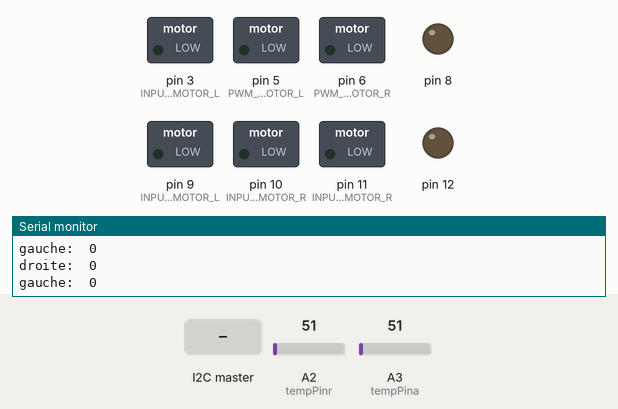
Recording of a sketch running on a simulated Arduino Nano, built with avr-gcc and run on an emulated ATmega328P. Parts: switched loads named in the sketch (green lamp = pin HIGH), output pins drawn as LEDs (lit = HIGH), the last lines printed to the serial monitor. The test bench sets the inputs (shaded band); at power-on: A2 (tempPinr) = 51, A3 (tempPina) = 51.

Above: at 1.2 s.
1.3 s: the I2C master sends the byte 1
At 2.1 s:
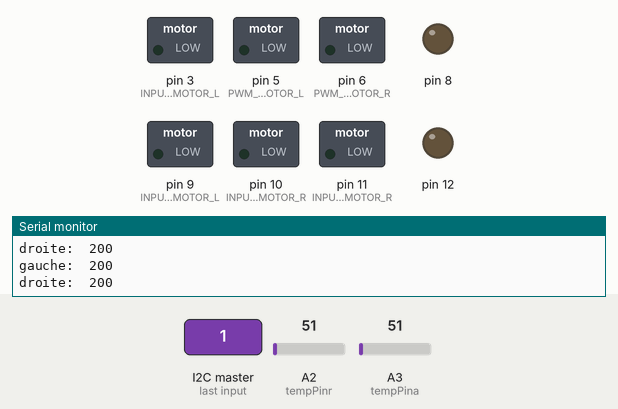
2.8 s: A2 (tempPinr) set to 68
5.8 s: A2 (tempPinr) set to 79
At 6.3 s:
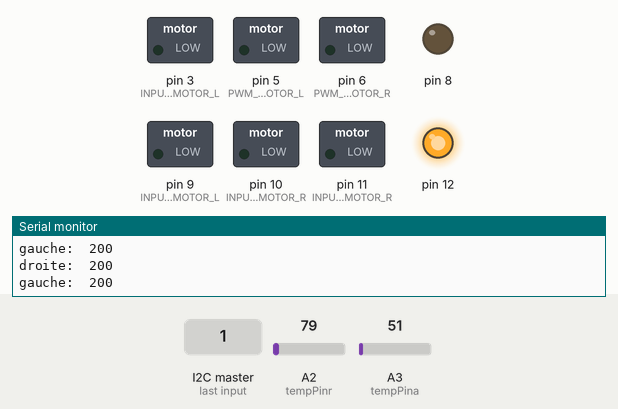
7.3 s: A3 (tempPina) set to 70
10.3 s: A3 (tempPina) set to 78
At 11.5 s:
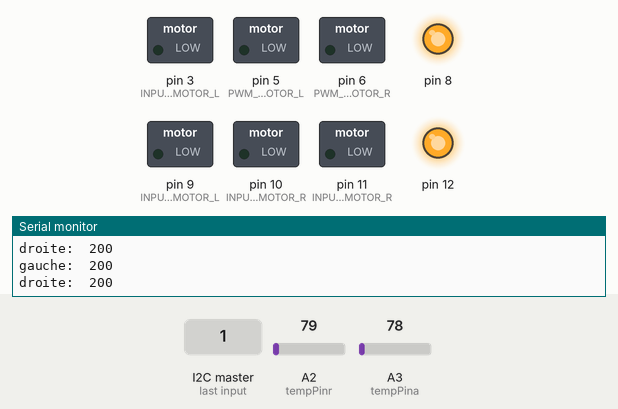
11.8 s: the I2C master sends the byte 0
At 13.1 s:
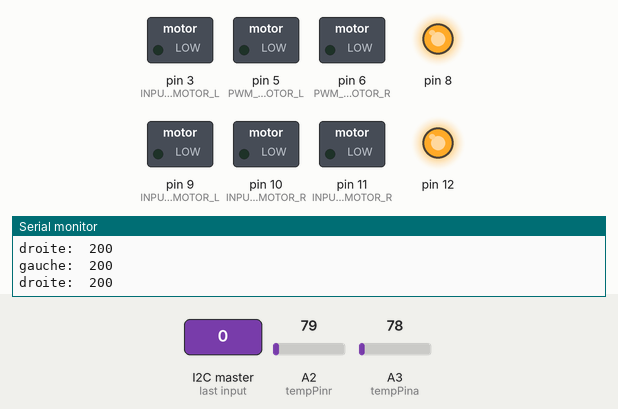
Timing chart, 0 to 14.3 s (numbered marks = the images above; inputs shaded):
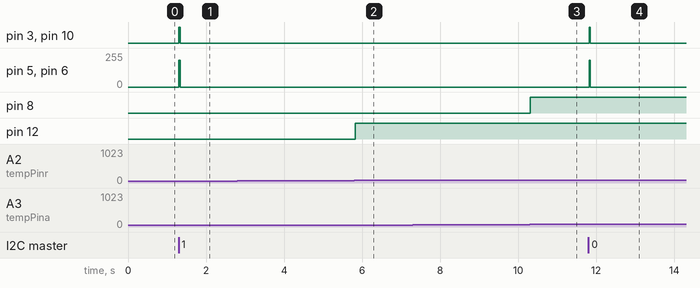

The sketch:

test_roue_servo_encodeur.ino
```cpp
// Code de l'Arduino Nano gérant le PWM des moteurs du chevalier
// Nathan Lovo // édité par Domminique Humbert
// 23.05.2017 // 01.05.18
// Ce qu'il reste à ajouter dans le code :
/*
   Le pwm qui part de ~70 à 255 plutôt que de 0 à 255
   Vérifier les fonctions turn right / turn left si elles sont correctes
   Ajouter l'I2C

   Penser à l'attaque "charge" :
    - limiter le pmw pour qu'il n'aille pas au-delà de 180 p.ex.
    - état de la charge à envoyer du master à ce code
    - sitôt que la charge est à 1 => pwm à 255
    - charge à 0 => redéfinition des limites du pwm

*/


#include <Wire.h>
#include "pwmfrequency.h"

#include "math.h"

#define PWM_OUTPUT_MOTOR_L 5 // Pin 4 où sort le pwm du moteur 2
#define INPUT_4_MOTOR_L    3  // Pin 9 pour un sens
#define INPUT_3_MOTOR_L    9  // Pin 3 pour l'autre sens

#define PWM_OUTPUT_MOTOR_R 6 // Pin 7 où sort le pwm du moteur 1
#define INPUT_2_MOTOR_R    10  // Pin 10 pour un sens
#define INPUT_1_MOTOR_R    11  // Pin 11 pour l'autre sens

// Définition des différents mouvements que le robot peut faire
#define TURN_AROUND_LEFT  1 //Tourne sur lui-même sens antihoraire
#define TURN_LEFT         2 //Tourne à gauche
#define RETREAT_LEFT      3 //Recule à gauche
#define FORWARD           4 //Avance tout droit
#define BACKWARDS         5 //Recule tout droit
#define TURN_RIGHT        6 //Tourne à droite
#define RETREAT_RIGHT     7 //Recule à droite
#define TURN_AROUND_RIGHT 8 // Tourne sur lui-même sens horaire

#define PWM_MIN 50
#define PWM_MAX 200
#define PWM_AROUND 150

#define ADRESSE_ROUE 19
#define ADRESSE_SERVO 20

#define CODEUR1_PIN A1
#define CODEUR2_PIN A0


bool codeur_old[2] = {LOW, LOW};
int distanceRoue = 26; //distance entre les deur roues
int diametre = 6; // diamètre des roues
float positionAngle = 0;
float positionX = 0;
float positionY = 0;

//------------Contrôle de la température-------//
int valr;
int tempPinr = A2;
int vall;
int tempPina = A3;


//------------Variables reçues par I2C---------//

int x = 0;     //Position x du joystick
int y = 0;     //Position y du joystick

bool variableRecu = 0;
bool pauseState = 1; //État "en pause/en jeu"
int adresseMaitre = 0;

//---------------------------------------------//


long int transf_x = 0; //Position x après conversion
long int transf_y = 0; //Position y après conversion

unsigned int angle;

unsigned int pwm_left = 0;  //Varie entre 0 et 255 pour fournir un PWM au moteur
unsigned int pwm_right = 0; //Varie entre 0 et 255 pour fournir un PWM au moteur

float pwm_leftAngle = 0;  //Angle du vecteur allant de (0;0) à la position (transf_x;transf_y)
float pwm_rightAngle = 0; // 180°- pwm_leftAngle
//Cela permet de connaître le degré d'inclinaison du joystick, afin de

float deltaAngle = 0; // = angle aigu/angle obtus pour connaître un rapport (à voir si on garde ou pas)

int setDirection = 0; // Variable d'état de

void setup() {

  Serial.begin(9600);   //Serial port for de bugging

  Wire.begin(ADRESSE_ROUE);
  Wire.onReceive(receiveEvent);

  //Moteur droite
  pinMode(PWM_OUTPUT_MOTOR_R,      OUTPUT);
  pinMode(INPUT_1_MOTOR_R,         OUTPUT);
  pinMode(INPUT_2_MOTOR_R,         OUTPUT);
  //Input 1 et 2 : pont en H du moteur droite

  //Moteur gauche
  pinMode(PWM_OUTPUT_MOTOR_L,      OUTPUT);
  pinMode(INPUT_3_MOTOR_L,         OUTPUT);
  pinMode(INPUT_4_MOTOR_L,         OUTPUT);
  //Input 3 et 4 : pont en H du moteur droite

  digitalWrite(INPUT_1_MOTOR_R,    LOW);
  digitalWrite(INPUT_2_MOTOR_R,    LOW);
  digitalWrite(INPUT_3_MOTOR_L,    LOW);
  digitalWrite(INPUT_4_MOTOR_L,    LOW);
  //Les deux ponts en H sont en HIGH et HIGH => bloqués

  pinMode (8, OUTPUT);
  pinMode (12, OUTPUT);
  pinMode (A2, INPUT);
  pinMode (A3, INPUT);
  digitalWrite(2, LOW); //Eteint la led d'urgence

  //Démarage des ventilateurs

  pinMode (4, INPUT);//désactivation de pin
  pinMode (5, INPUT);//désactivation de pin


  Serial.begin(9600);
}


void convertToMotor(int x, int y)
{
  //Transforme le système de coordonnées du joystick de manière à ce que le point (0;0) soit au centre.
  transf_x = (512 - x);
  transf_y = (y - 512);
}

void checkDirection()
{
  if (adresseMaitre != ADRESSE_SERVO)
    angle = round((float)atan2(transf_y, transf_x) * 180 / 3.14); // angle de -180° à 180°
  //Serial.println(angle);

  if (angle >= 170 && angle <= -170)
  {
    setDirection = TURN_AROUND_LEFT;
    //Serial.println("   Turn around left");
  }
  else if (angle < 170 && angle >= 90)
  {
    setDirection = TURN_LEFT;
    // //Serial.println("   Turn left");
  }
  else if (angle > -170 && angle <= -90)
  {
    setDirection = RETREAT_LEFT;
    // //Serial.println("   Retreat left");
  }
  else if (angle < 90 && angle > 10)
  {
    setDirection = TURN_RIGHT;
    //  //Serial.println("   Turn right");
  }
  else if (angle > -90 && angle < -10)
  {
    setDirection = RETREAT_RIGHT;
    // //Serial.println("   Retreat right");
  }
  else if (angle > -10 && angle < 10)
  {
    setDirection = TURN_AROUND_RIGHT;
    //Serial.println("TURN_AROUND_RIGHT");
  }

}

void setPWM() // Fonction appelée après l'attribution de setDirection
{
  //Serial.print(setDirection);
  switch (setDirection)
  {
    case TURN_AROUND_LEFT:

      pwm_left = PWM_AROUND;
      pwm_right = pwm_left; //Même valeur de pwm dans les 2 moteurs pour que le robot tourne sur lui-même
      limitPWM(); // Vérifie si les valeurs de pwm ne dépassent pas 255

      digitalWrite(INPUT_1_MOTOR_R,    LOW);
      digitalWrite(INPUT_2_MOTOR_R,    HIGH);
      digitalWrite(INPUT_3_MOTOR_L,    HIGH);
      digitalWrite(INPUT_4_MOTOR_L,    LOW);

      analogWrite(PWM_OUTPUT_MOTOR_L, pwm_left);
      analogWrite(PWM_OUTPUT_MOTOR_R, pwm_right);

      break;

    case TURN_LEFT:

      pwm_right = PWM_MAX;
      pwm_left = pwm_right - round((float)(angle - 90) / 90 * pwm_right);
      limitPWM();

      digitalWrite(INPUT_1_MOTOR_R,    HIGH);
      digitalWrite(INPUT_2_MOTOR_R,    LOW);
      digitalWrite(INPUT_3_MOTOR_L,    HIGH);
      digitalWrite(INPUT_4_MOTOR_L,    LOW);

      analogWrite(PWM_OUTPUT_MOTOR_L, pwm_right);
      analogWrite(PWM_OUTPUT_MOTOR_R, pwm_left);

      break;

    case RETREAT_LEFT:

      pwm_right = PWM_MAX;
      pwm_left = pwm_right + round((float)(angle + 90) / 90 * pwm_right);
      limitPWM();

      digitalWrite(INPUT_1_MOTOR_R,    LOW);
      digitalWrite(INPUT_2_MOTOR_R,    HIGH);
      digitalWrite(INPUT_3_MOTOR_L,    LOW);
      digitalWrite(INPUT_4_MOTOR_L,    HIGH);

      analogWrite(PWM_OUTPUT_MOTOR_L, pwm_right);
      analogWrite(PWM_OUTPUT_MOTOR_R, pwm_left);

      break;

    case TURN_RIGHT:

      pwm_left = PWM_MAX;
      pwm_right = round((float)angle / 90 * pwm_left);
      limitPWM();

      digitalWrite(INPUT_1_MOTOR_R,    HIGH);
      digitalWrite(INPUT_2_MOTOR_R,    LOW);
      digitalWrite(INPUT_3_MOTOR_L,    HIGH);
      digitalWrite(INPUT_4_MOTOR_L,    LOW);

      analogWrite(PWM_OUTPUT_MOTOR_L, pwm_right);
      analogWrite(PWM_OUTPUT_MOTOR_R, pwm_left);

      break;

    case RETREAT_RIGHT:

      pwm_left = PWM_MAX;
      pwm_right = abs(round((float)angle / 90 * pwm_left));
      limitPWM();

      digitalWrite(INPUT_1_MOTOR_R,    LOW);
      digitalWrite(INPUT_2_MOTOR_R,    HIGH);
      digitalWrite(INPUT_3_MOTOR_L,    LOW);
      digitalWrite(INPUT_4_MOTOR_L,    HIGH);

      analogWrite(PWM_OUTPUT_MOTOR_L, pwm_right);
      analogWrite(PWM_OUTPUT_MOTOR_R, pwm_left);

      break;

    case TURN_AROUND_RIGHT:

      pwm_left = PWM_AROUND;
      pwm_right = pwm_left; //Même valeur de pwm dans les 2 moteurs pour que le robot tourne sur lui-même
      limitPWM();

      digitalWrite(INPUT_1_MOTOR_R,    HIGH);
      digitalWrite(INPUT_2_MOTOR_R,    LOW);
      digitalWrite(INPUT_3_MOTOR_L,    LOW);
      digitalWrite(INPUT_4_MOTOR_L,    HIGH);

      analogWrite(PWM_OUTPUT_MOTOR_L, pwm_left);
      analogWrite(PWM_OUTPUT_MOTOR_R, pwm_right);

      break;
  }
}

void limitPWM()
{
  if (pwm_left > PWM_MAX)
  {
    ////Serial.print("PWM TOO HIGH : ");
    ////Serial.println(pwm_left);
    pwm_left = PWM_MAX;
  }
  if (pwm_right > PWM_MAX)
  {
    //Serial.print("PWM TOO HIGH : ");
    //Serial.println(pwm_right);
    pwm_right = PWM_MAX;
  }
}

void encodeur()
{
  float deltaDistance[3]; //Distances parcourues pour la roue droite(1), gauche(0) et totale(2)
  int codeur_new[2] = {digitalRead(CODEUR1_PIN), digitalRead(CODEUR2_PIN)};
  bool mouvement = LOW;
  float deltaAngle, deltaX, deltaY;
  //Serial.println(codeur_new[0]);
  for (int i = 0; i < 2; i++)
  {
    if (codeur_new[i] == HIGH && codeur_old[i] == LOW)
    {
      Serial.println("trou");
      deltaDistance[i] = PI * diametre / 20;
      mouvement = HIGH;
    }
    codeur_old[i] = codeur_new[i];
  }
  if (mouvement)
  {
    deltaDistance[2] = (deltaDistance[0] + deltaDistance[1]) / 2;
    deltaAngle = (deltaDistance[0] - deltaDistance[1]) / distanceRoue;
    deltaX = deltaDistance[2] * sin(positionAngle + deltaAngle / 2);
    deltaY = deltaDistance[2] * cos(positionAngle + deltaAngle / 2);
    positionAngle +=  deltaAngle;
    positionX +=  deltaX;
    positionY += deltaY;
    mouvement = LOW;
    Serial.println(positionX);
    Serial.println(positionY);
    Serial.println();
  }
  else
  {
    deltaDistance[0] = 0;
    deltaDistance[1] = 0;
  }
}

void limitePosition()
{
  int rayon = 300; //3 m
  int xMax = cos(positionAngle) * rayon;
  int yMax = sin(positionAngle) * rayon;
  if (positionX > xMax || positionY > yMax)
 {

      digitalWrite(INPUT_1_MOTOR_R,    LOW);
      digitalWrite(INPUT_2_MOTOR_R,    HIGH);
      digitalWrite(INPUT_3_MOTOR_L,    LOW);
      digitalWrite(INPUT_4_MOTOR_L,    HIGH);

      analogWrite(PWM_OUTPUT_MOTOR_L, PWM_MAX);
      analogWrite(PWM_OUTPUT_MOTOR_R, PWM_MAX);
 }
}

void loop()
{

  Serial.print ("gauche:\t");
  Serial.println (pwm_left);
  Serial.print ("droite:\t");
  Serial.println (pwm_right);


  valr = analogRead(tempPinr);
  int mvr = ( valr / 1024.0) * 5000;
  int celr = mvr / 10;

  // Serial.println (celr);
  if (celr > 35) {
    digitalWrite (12, HIGH);
  }
  else {
    digitalWrite (12, LOW);
  }

  vall = analogRead(tempPina);
  int mva = ( vall / 1024.0) * 5000;
  int cela = mva / 10;
  //  Serial.println (cela);

  if (cela > 35) {
    digitalWrite (2, HIGH);
    digitalWrite (8, HIGH);
    //digitalWrite (12, HIGH); //Allume les ventilateurs
    // digitalWrite (7, LOW);
    // digitalWrite (10, LOW);//Eteint le moteur
  }
  else if (cela < 30) {
    digitalWrite (2, LOW);
    digitalWrite (8, LOW);
    //digitalWrite (12, LOW); //Eteint les ventilateurs
  }
  /*
    Serial.println(x);
    Serial.println(y);
  */
  if ((x == 0 && y == 0) || variableRecu == 0) //Si le joystick est "au repos", on bloque les moteurs, on laisse libre les moteurs
  {
    digitalWrite(INPUT_1_MOTOR_R,    LOW);
    digitalWrite(INPUT_2_MOTOR_R,    LOW);
    digitalWrite(INPUT_3_MOTOR_L,    LOW);
    digitalWrite(INPUT_4_MOTOR_L,    LOW);

    analogWrite(PWM_OUTPUT_MOTOR_R, 0);
    analogWrite(PWM_OUTPUT_MOTOR_L, 0);
  }
  if ( variableRecu)
  {
    //Serial.println("ok");
    convertToMotor(x, y);
    checkDirection();
    setPWM();
    variableRecu = 0;
  }
}


////////////////////PARTIE I2C A AJOUTER////////////////////
void receiveEvent(int howMany)
{
  /*//Serial.println("howMany: ");
    //Serial.print(howMany);*/
  adresseMaitre = (uint8_t)Wire.read();
  if (adresseMaitre == ADRESSE_SERVO)
  {
    angle = (uint8_t)Wire.read();
    //Serial.println(angle);
  }
  else
  {
    static bool separatorSeen = false;
    uint32_t posX = 0, posY = 0;

    for (int i = 0; i < howMany; i++)
    {
      if (i < 2)
      {
        posX <<= 8;
        posX |= (uint8_t)Wire.read();
      }
      else
      {
        posY <<= 8;
        posY |= (uint8_t)Wire.read();
      }
    }
    //Serial.println (posX);
    //Serial.println (posY);
    /*
      if (posX - x > 20) { //limitation en cas d'accélération
        posX = x + 20;
      }
      if (posY - y < -20) {
        posY = y - 20;
      }
    */
    x = posX;
    y = posY;
  }
  variableRecu = 1;
}
/////////////////////////////////////////////////////////////
```

pwmfrequency.h
```cpp
void setPwmFrequency(int pin, int divisor) {
  byte mode;
  if(pin == 5 || pin == 6 || pin == 9 || pin == 10) {
    switch(divisor) {
      case 1: mode = 0x01; break;
      case 2: mode = 0x02; break;
      case 3: mode = 0x03; break;
      case 4: mode = 0x04; break;
      case 5: mode = 0x05; break;
      default: return;
    }
    if(pin == 5 || pin == 6) {
      TCCR0B = TCCR0B & 0b11111000 | mode;
    } else {
      TCCR1B = TCCR1B & 0b11111000 | mode;
    }
  } else if(pin == 3 || pin == 11) {
    switch(divisor) {
      case 1: mode = 0x01; break;
      case 2: mode = 0x02; break;
      case 3: mode = 0x03; break;
      case 4: mode = 0x04; break;
      case 5: mode = 0x05; break;
      case 6: mode = 0x06; break;
      case 7: mode = 0x07; break;
      default: return;
    }
    TCCR2B = TCCR2B & 0b11111000 | mode;

}}
```

Measured:
- the behaviour switches between 73 and 74 on A2 (tempPinr) (found by bisection; images 1 and 2)
- the behaviour switches between 73 and 74 on A3 (tempPina) (found by bisection; images 2 and 3)
- after the input at 1.3 s, pin 3 (INPUT_4_MOTOR_L), pin 10 (INPUT_2_MOTOR_R): LOW → HIGH at once, → LOW 0.03 s later; pin 5 (PWM_OUTPUT_MOTOR_L), pin 6 (PWM_OUTPUT_MOTOR_R): 0/255 → 200/255 at once, → 0/255 0.03 s later
- after the input at 5.8 s, pin 12: LOW → HIGH at once
- after the input at 10.3 s, pin 8: LOW → HIGH at once
- after the input at 11.8 s, pin 3 (INPUT_4_MOTOR_L), pin 10 (INPUT_2_MOTOR_R): LOW → HIGH at once, → LOW 0.03 s later; pin 5 (PWM_OUTPUT_MOTOR_L), pin 6 (PWM_OUTPUT_MOTOR_R): 0/255 → 200/255 at once, → 0/255 0.03 s later
